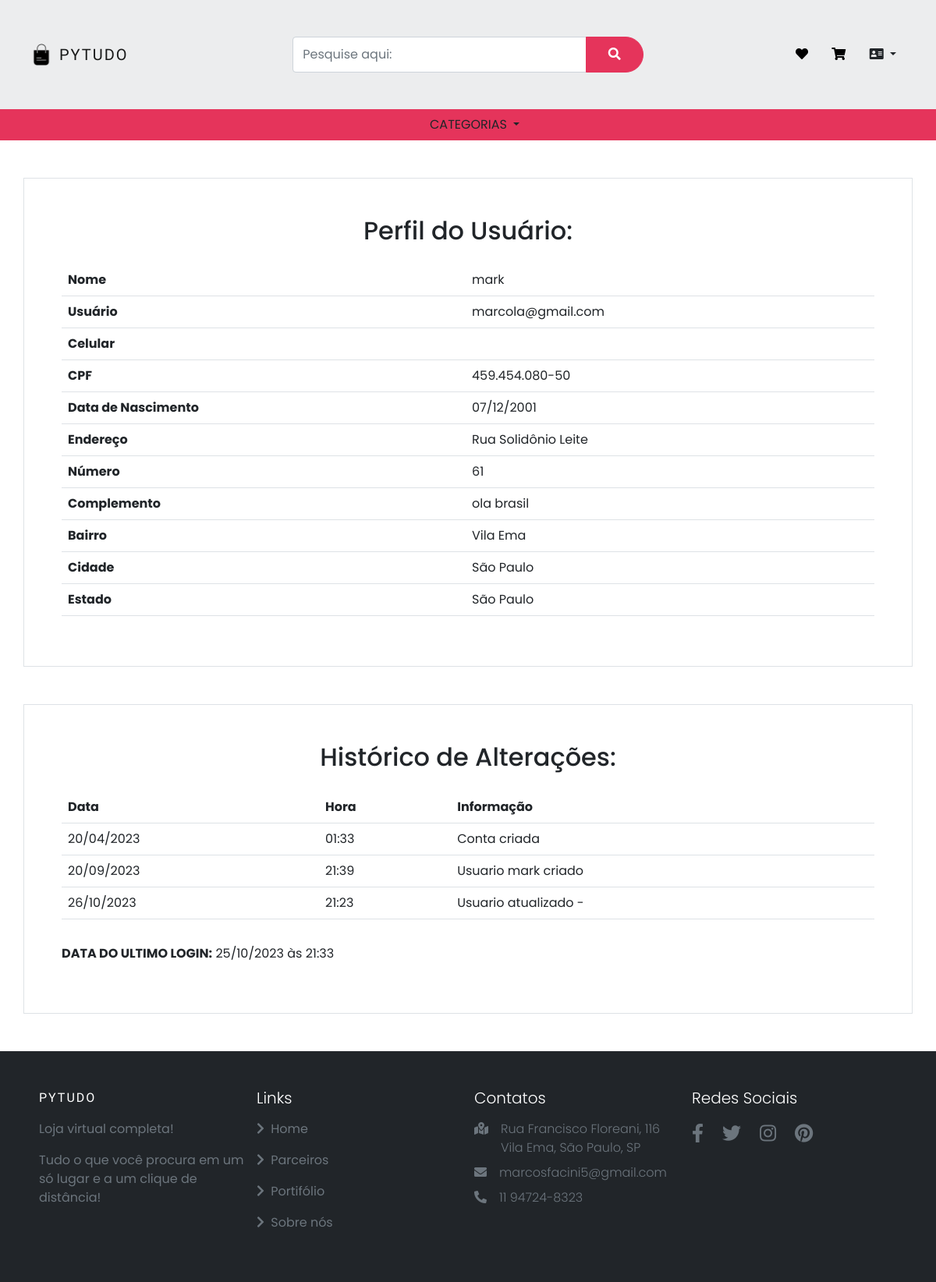
/usuarios/ver_usuario/19, run on an earlier commit of the app's database.
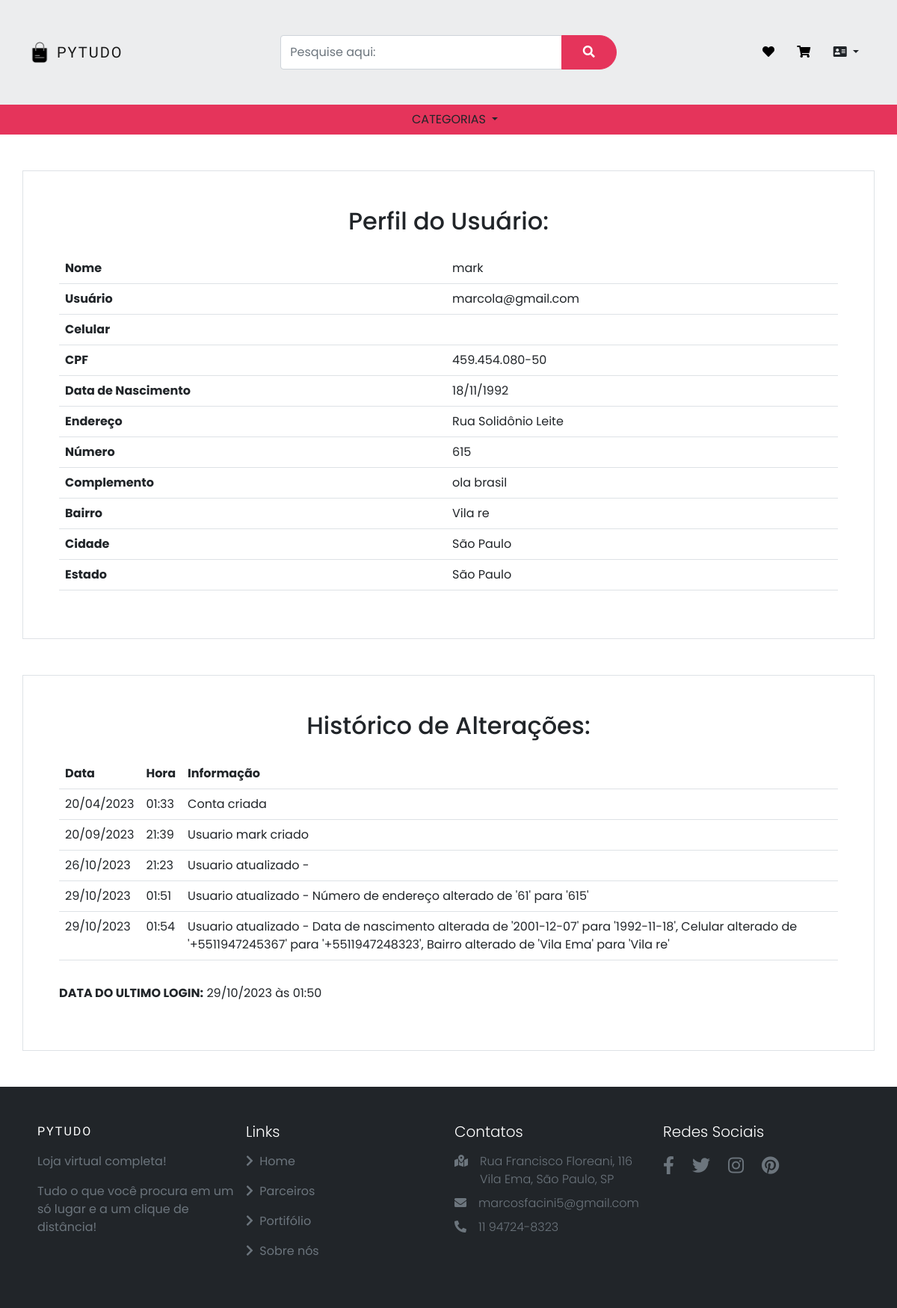
And on a later commit of the database.
### usuarios/models.py (models this page shows, shortened)
class Usuarios(models.Model):
    ESTADOS_BRASILEIROS = (
        ('AC', 'Acre'),
        ('AL', 'Alagoas'),
        ('AP', 'Amapá'),
        ('AM', 'Amazonas'),
        ('BA', 'Bahia'),
        ('CE', 'Ceará'),
        ('DF', 'Distrito Federal'),
        ('ES', 'Espírito Santo'),
        ('GO', 'Goiás'),
        ('MA', 'Maranhão'),
        ('MT', 'Mato Grosso'),
        ('MS', 'Mato Grosso do Sul'),
        ('MG', 'Minas Gerais'),
        ('PA', 'Pará'),
        ('PB', 'Paraíba'),
        ('PR', 'Paraná'),
        ('PE', 'Pernambuco'),
        ('PI', 'Piauí'),
        ('RJ', 'Rio de Janeiro'),
        ('RN', 'Rio Grande do Norte'),
        ('RS', 'Rio Grande do Sul'),
        ('RO', 'Rondônia'),
        ('RR', 'Roraima'),
        ('SC', 'Santa Catarina'),
        ('SP', 'São Paulo'),
        ('SE', 'Sergipe'),
        ('TO', 'Tocantins'),
    )
    usuario = models.ForeignKey(settings.AUTH_USER_MODEL, on_delete=models.CASCADE)
    nome = models.CharField(max_length=40)
    cpf = CPFField('CPF')
    data_de_nascimento = models.DateField()
    celular = PhoneNumberField(null=False, blank=False)
    endereco = models.CharField(max_length=50)
    numero_endereco = models.CharField(max_length=10)
    complemento = models.CharField(max_length=50, blank=True, null= True)
    bairro = models.CharField(max_length=30)
    cidade = models.CharField(max_length=30)
    estado = models.CharField(max_length=2, choices=ESTADOS_BRASILEIROS)
    data_atualizacao = models.DateTimeField(auto_now=True, null=True)

class RegistroAlteracaoUsuario(models.Model):
    usuario = models.ForeignKey(Usuarios, on_delete=models.SET_NULL, null=True)
    data_atualizacao = models.DateTimeField(default=timezone.now)
    detalhes = models.TextField()

### usuarios/views.py (the view)
# urls.py: path('ver_usuario/<int:id>', views.ver_usuario, name='ver_usuario'),
def ver_usuario(request, id):
    usuario = Usuarios.objects.get(id=id)
    registros = RegistroAlteracaoUsuario.objects.filter(usuario_id=id)
    return render(request, 'ver_usuario.html', {'usuario': usuario, 'registros': registros})

### usuarios/templates/ver_usuario.html (shortened to what this page needs)
{% extends 'base.html' %}
{% load static %}
{% block 'body' %}
<div class="container p-5 my-5 border">
    <h2 class="text-center mb-4">Perfil do Usuário:</h2>
    <div class="table-responsive">
      <table class="table">
          <tr>
            <td class="fw-bold">Nome</td>
            <td>{{usuario.nome}}</td>
          </tr>
          <tr>
            <td class="fw-bold">Usuário</td>
            <td>{{usuario.usuario}}</td>
          </tr>
          <tr>
            <td class="fw-bold">Celular</td>
            <td>{{usuario.celular.as_national}}</td>
          </tr>
          <tr>
            <td class="fw-bold">CPF</td>
            <td>{{usuario.cpf}}</td>
          </tr>
          <tr>
            <td class="fw-bold">Data de Nascimento</td>
            <td>{{usuario.data_de_nascimento|date:"d/m/Y"}}</td>
          </tr>
          <tr>
            <td class="fw-bold">Endereço</td>
            <td>{{usuario.endereco}}</td>
          </tr>
          <tr>
            <td class="fw-bold">Número</td>
            <td>{{usuario.numero_endereco}}</td>
          </tr>
          {% if usuario.complemento %}
          <tr>
            <td class="fw-bold">Complemento</td>
            <td>{{usuario.complemento}}</td>
          </tr>
          {% endif %}
          <tr>
            <td class="fw-bold">Bairro</td>
            <td>{{usuario.bairro}}</td>
          </tr>
          <tr>
            <td class="fw-bold">Cidade</td>
            <td>{{usuario.cidade}}</td>
          </tr>
          <tr>
            <td class="fw-bold">Estado</td>
            <td>{{usuario.get_estado_display}}</td>
          </tr>
      </table>
    </div>
</div>
<div class="container p-5 mb-5 border">
    <h2 class="text-center mb-4">Histórico de Alterações:</h2>
    <div class="table-responsive">
      <table class="table">
        <tr>
          <th>Data</th>
          <th>Hora</th>
          <th>Informação</th>
        </tr>
        <tr>
          <td>{{usuario.usuario.date_joined|date:"d/m/Y" }}</td>
          <td>{{ usuario.usuario.date_joined|time:"H:i" }}</td>
          <td>Conta criada</td>
        </tr>
        {% for registro in registros %}
        <tr>
          <td>{{registro.data_atualizacao|date:"d/m/Y"}}</td>
          <td>{{registro.data_atualizacao|time:"H:i"}}</td>
          <td>{{registro.detalhes}}</td>
        </tr>
        {% endfor %}
      </table>
    </div>
    <p class="mt-3"><b>DATA DO ULTIMO LOGIN:</b> {{usuario.usuario.last_login|date:"d/m/Y" }} às {{ usuario.usuario.last_login|time:"H:i" }}</p>
  </div>
{% endblock %}

What changed in the data, as far as the page shows it:
changed Usuarios "mark": data_de_nascimento "07/12/2001" → "18/11/1992"; numero_endereco "61" → "615"; bairro "Vila Ema" → "Vila re"; usuario.last_login "25/10/2023" → "29/10/2023"; usuario.last_login "21:33" → "01:50"
added RegistroAlteracaoUsuario: data_atualizacao "29/10/2023", data_atualizacao "01:51", detalhes "Usuario atualizado - Número de endereço alterado de '61' para '615'"
added RegistroAlteracaoUsuario: data_atualizacao "29/10/2023", data_atualizacao "01:54", detalhes "Usuario atualizado - Data de nascimento alterada de '2001-12-07' para '1992-11-18', Celular alterado de '+5511947245367' para '+5511947248323', Bairro alterado de 'Vila Ema' para 'Vila re'"
